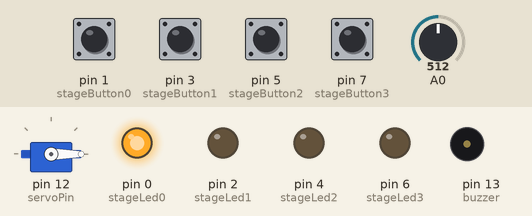
This sketch was run on a simulated Arduino Uno, built with avr-gcc and run on an emulated ATmega328P. Shown: servo, output pins drawn as LEDs (lit = HIGH), buzzer (waves = sounding). The test bench sets the inputs (shaded band); at power-on: pin 1 (stageButton0), pin 3 (stageButton1), pin 5 (stageButton2), pin 7 (stageButton3) LOW, A0 = 512.

Above: at 1.2 s.
1.3 s: pin 1 (stageButton0) pulled HIGH for 0.15 s
At 4.2 s:
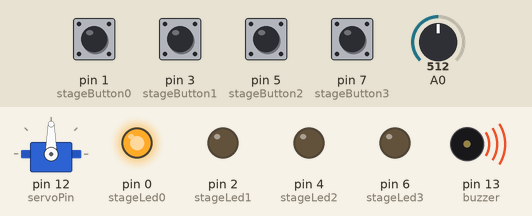
At 5.1 s:
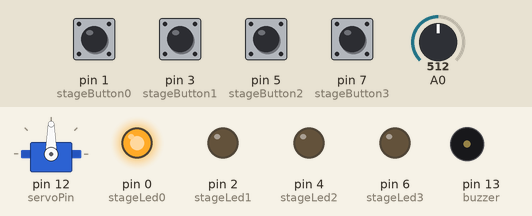
Timing chart, 0 to 10.3 s (numbered marks = the images above; inputs shaded):
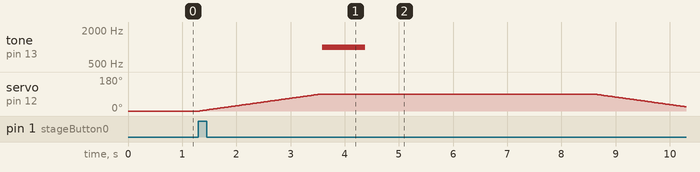

The sketch:

main.ino
```cpp
#include<Stepper.h>
#include<Servo.h>

Stepper stepper(100,8,10,9,11);
Servo servo;


int night = 100;

int stageLed0 = 0;
int stageLed1 = 2;
int stageLed2 = 4;
int stageLed3 = 6;
int stageButton0 = 1;
int stageButton1 = 3;
int stageButton2 = 5;
int stageButton3 = 7;
int servoPin = 12;
int buzzer = 13;


int stageHeight0 = 6000;
int stageHeight1 = 6000;
int stageHeight2 = 12000;
int stageHeight3 = 6000;
int stage = 0;

void setup() {
  // put your setup code here, to run once:
  stepper.setSpeed(300);
  servo.attach(servoPin);
  pinMode(buzzer, OUTPUT);
  pinMode(stageLed0, OUTPUT);
  pinMode(stageLed1, OUTPUT);
  pinMode(stageLed2, OUTPUT);
  pinMode(stageLed3, OUTPUT);
  pinMode(stageButton0, INPUT);
  pinMode(stageButton1, INPUT);
  pinMode(stageButton2, INPUT);
  pinMode(stageButton3, INPUT);
  servo.write(0);
  stage = 0;
  digitalWrite(stageLed0, HIGH);
  // Serial.begin(9600);
}

void loop() {


  // while(true){
  //   Serial.println(analogRead(A0));
  //   delay(500);
  // }

  int buttonRead0;
  int buttonRead1;
  int buttonRead2;
  int buttonRead3;

  while((buttonRead0 = digitalRead(stageButton0)) == 0 && (buttonRead1 = digitalRead(stageButton1))==0 && (buttonRead2 = digitalRead(stageButton2))==0 && (buttonRead3 = digitalRead(stageButton3)) == 0);
  turnOffLeds();

  int oldStage = stage;

  if(buttonRead0){
    digitalWrite(stageLed0, HIGH);
    stage = 0;
    buttonRead0 = 0;
  }else if(buttonRead1){
    digitalWrite(stageLed1, HIGH);
    stage = 1;
    buttonRead1 = 0;
  }else if(buttonRead2){
    digitalWrite(stageLed2, HIGH);
    stage = 2;
    buttonRead2 = 0;
  }else if(buttonRead3){
    digitalWrite(stageLed3, HIGH);
    stage = 3;
    buttonRead3 = 0;
  }
  int upOrDown = oldStage > stage ? -1: 1;
  int step = oldStage-stage;

  step = step > 0 ? step : -step;
  stepper.step(upOrDown * stageHeight0*(step));
  openDor(digitalRead(servoPin),90);
  tone(buzzer,1000 ,800);
  delay(5000);
  closeDor();


  // put your main code here, to run repeatedly:
  // stepper.step(stageHeight2);
  // delay(2000);
  // stepper.step(-stageHeight2);
  // delay(2000);
}


void turnOffLeds(){
  digitalWrite(stageLed0, LOW);
  digitalWrite(stageLed1, LOW);
  digitalWrite(stageLed2, LOW);
  digitalWrite(stageLed3, LOW);
}

void openDor(int from, int to){
  for(int i = from; i <= to; i++){
    servo.write(i);
    delay(25);
  }
}

void closeDor(){
    for(int i = 90; i >= 0; i--){
    servo.write(i);
    if(analogRead(A0) < night){
      openDor(i, 90);
      break;
    }
    delay(25);
  }
  if(servo.read() != 0){
    delay(1000);
    closeDor();
  }
}
```

Measured:
- after the input at 1.3 s, tone on pin 13 (buzzer): silent → 1000 Hz after 2.3 s, → silent 0.80 s later; servo on pin 12 (servoPin): rises from 0° to 90° in 2.2 s, then falls to 22° in 6.7 s
